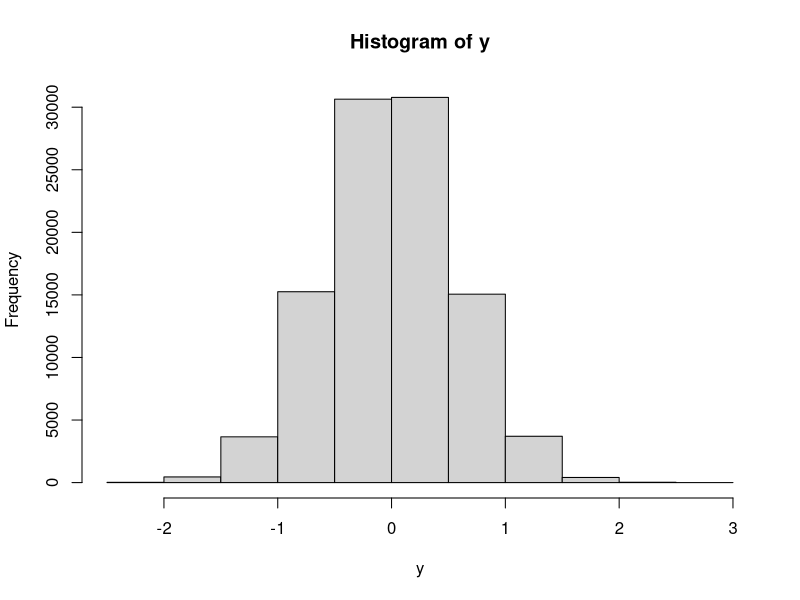
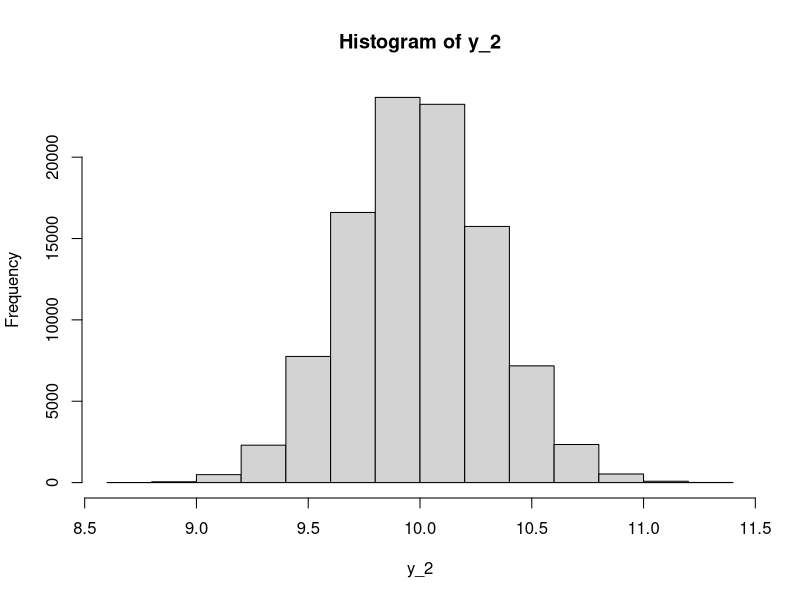
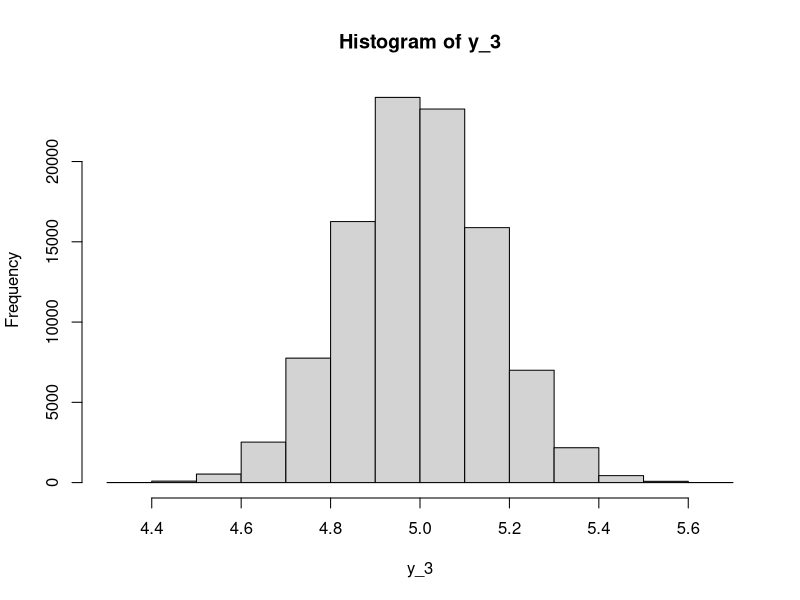
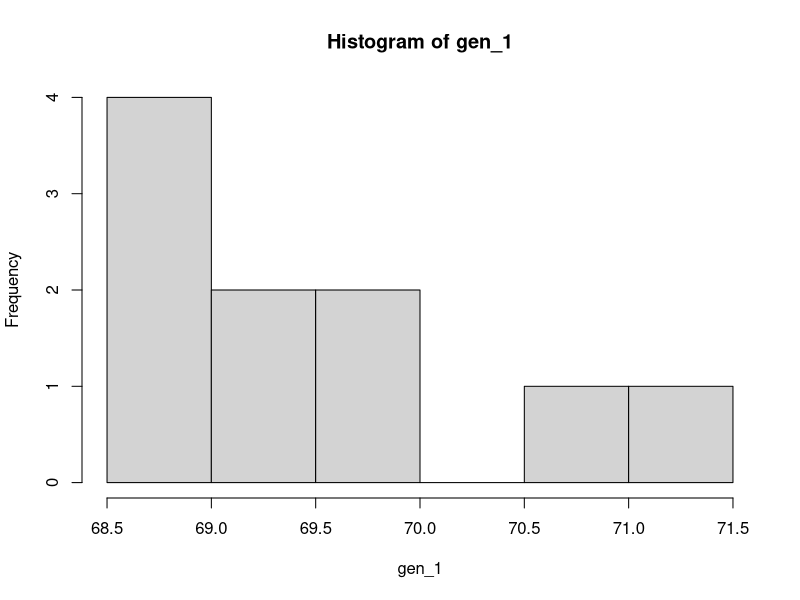
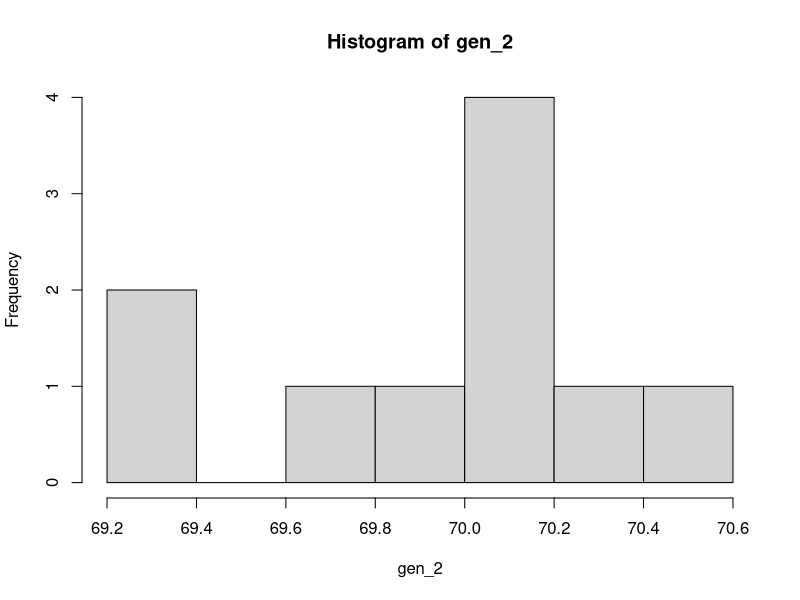
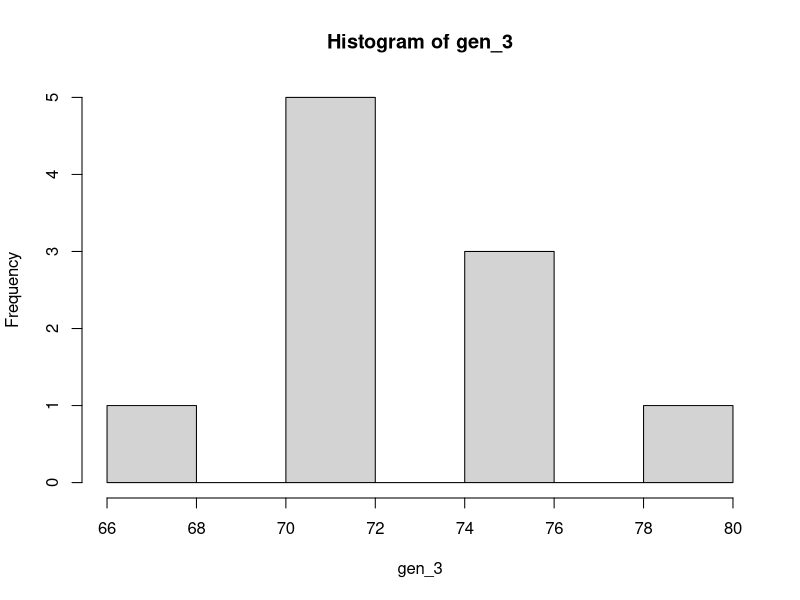
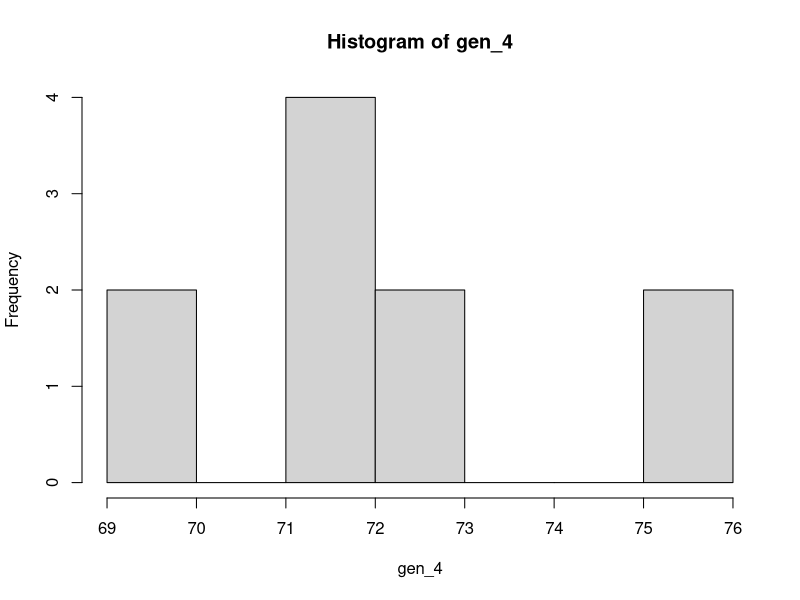
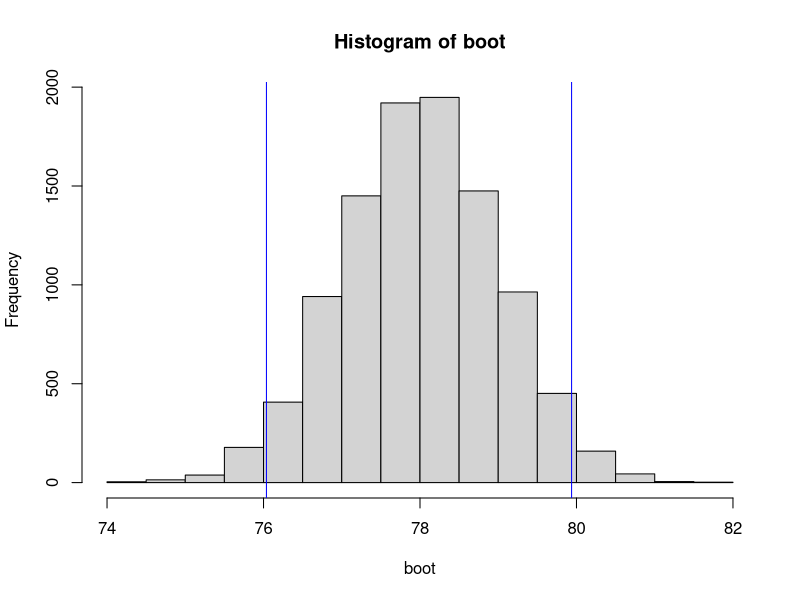

Here is the R script that generated these plots, in order:
## ---- chunk 1
mean(runif(100, 0,1))
## ---- chunk 2
y = c()
for (i in c(1:100000)){
  x = runif(100,-10,10)
  y[i] = mean(x)
}
## ---- chunk 3
hist(y)
## ---- chunk 4
y_2 = c()
for (i in c(1:100000)){
  x = rpois(100,10)
  y_2[i] = mean(x)
}
hist(y_2)
## ---- chunk 5
y_3 = c()
for (i in c(1:100000)){
  x = rbinom(100,10,0.5)
  y_3[i] = mean(x)
}
hist(y_3)
## ---- chunk 6
gen_1 = c()

for (i in c(1:10)){
  x = mean(rnorm(10,70,3))
  gen_1[i] = x
}
hist(gen_1)
## ---- chunk 7
gen_2 = c()

for (i in c(1:10)){
  x = mean(rnorm(50,70,3))
  gen_2[i] = x
}
hist(gen_2)
## ---- chunk 8
gen_3 = c()

for (i in c(1:10)){
  x = mean(rnorm(10,70,10))
  gen_3[i] = x
}
hist(gen_3)
## ---- chunk 9
gen_4 = c()

for (i in c(1:10)){
  x = mean(rnorm(10,70,10))
  gen_4[i] = x
}
hist(gen_4)
## ---- chunk 10
boot = c()
for (i in 1:10000){
  x = sample(rnorm(50,78,5), 
             size = 50,
             replace = TRUE) 
  boot[i] = mean(x)
}
hist(boot)
abline(v=c(quantile(boot, 0.025),
           quantile(boot, 0.975)), 
       col=c("blue", "blue"),
       lty=c(1, 1), 
       lwd=c(1, 1))
## ---- chunk 11
lb = qt(0.025, 49)*(sd(boot)/sqrt(length(boot)))
ub = qt(0.975, 49)*(sd(boot)/sqrt(length(boot)))

mean(boot) + ub
mean(boot) + lb
## ---- chunk 12

t = c()
for (i in 1:10000){
  x = sample(rnorm(50, 78,5), size = 50, replace = TRUE)
  m = mean(x)
  s = sd(x)
  t[i] = (m - 78) / (s/sqrt(50))
}

hist(t,breaks = 'FD')
